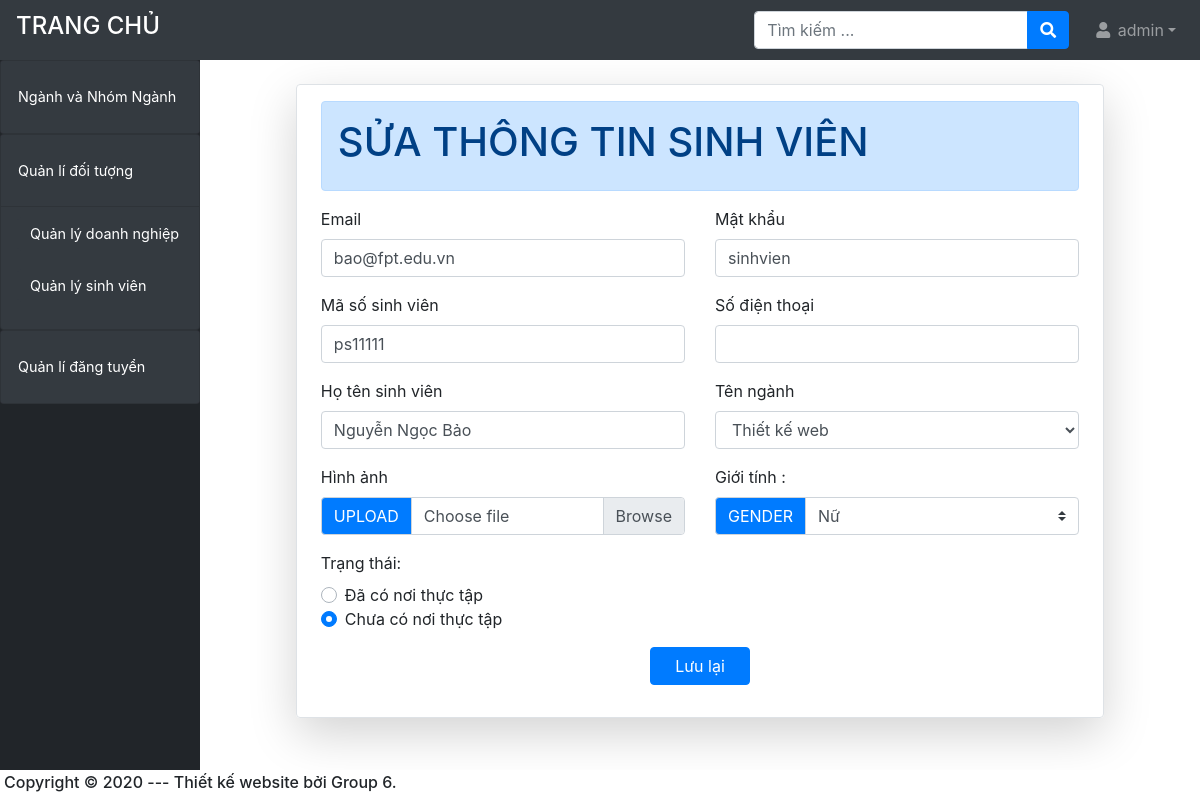
/admin/?ctrl=sinh_vien&act=edit&id_sv=45 (signed in), run on an earlier commit of the app's database.
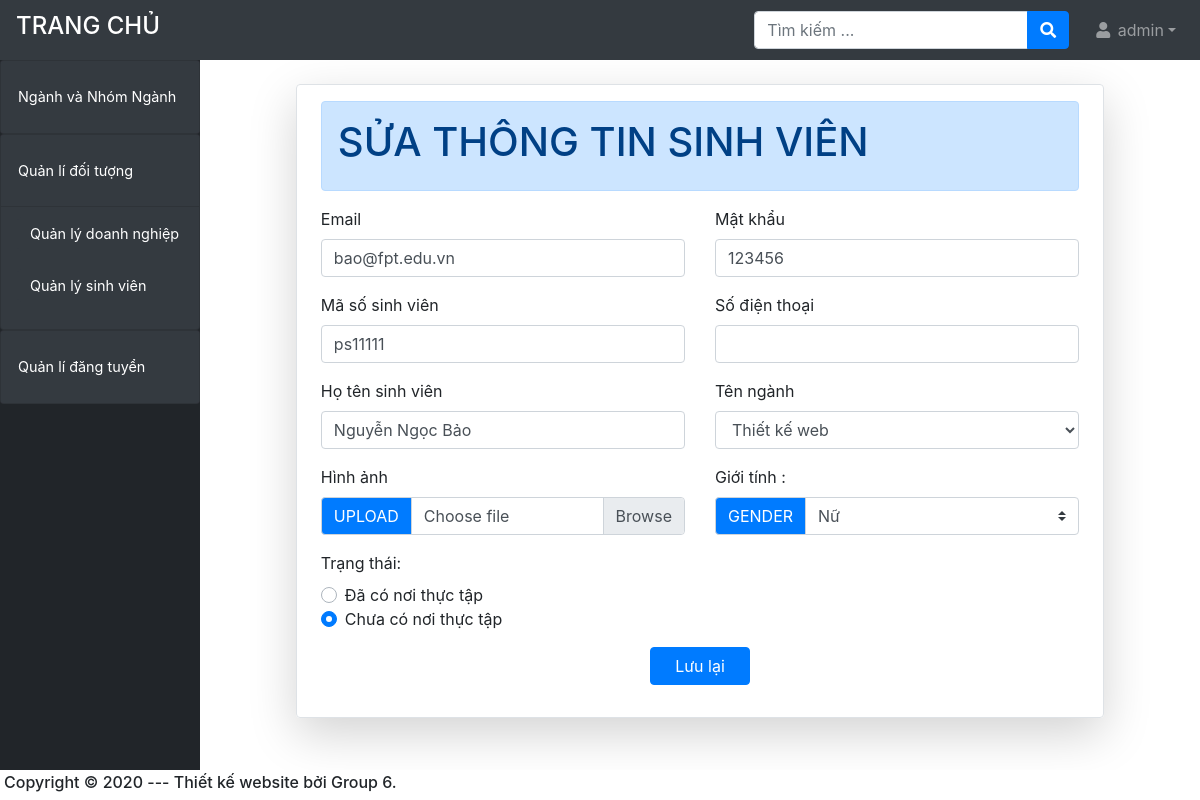
And on a later commit of the database.
### tables this page shows
CREATE TABLE `user` (
  `id_user` int(12) NOT NULL,
  `user` varchar(50) NOT NULL,
  `pass` varchar(30) NOT NULL,
  `email` varchar(200) DEFAULT NULL,
  `chuc_vu` tinyint(1) NOT NULL,
  `kich_hoat` tinyint(1) DEFAULT 0 COMMENT 'dùng để check lần đầu login '
);

### system/database.php (called while the page is built, shortened)
<?php
    function getConnection()  {
        try {
            $conn = new PDO("mysql:host=".HOST_DB.";dbname=".NAME_DB, USER_DB, PASS_DB);
            $conn->setAttribute(PDO::ATTR_ERRMODE, PDO::ERRMODE_EXCEPTION);
            return $conn;
            } catch(PDOException $e) {
            echo "Connection failed: " . $e->getMessage();
            }
        }
    function query($sql)   {
        $conn = getConnection();
        $result = $conn->query($sql);
        return $result;
        }
    function queryOne($sql) {
        $conn = getConnection();
        $result = $conn->query($sql);
        $row = $result->fetch(PDO::FETCH_ASSOC);
        return $row;
    }
?>

### admin/models/sinh_vien.php (called while the page is built, shortened)
<?php require_once('../system/database.php');
function getAllUser()
{
    $sql = "SELECT * from user";
    return query($sql);
}
function getSinhvienByID($id_sv)
{
    $sql = "SELECT * from sinh_vien where id_sv='$id_sv'";
    return queryOne($sql);
}
?>

### admin/views/sinh_vien-edit.php (the view, shortened to what the changed rows need)
<form method="POST" class="col-10 mx-auto border  shadow-lg px-4 py-3  rounded mt-4"
    action="<?= ADMIN_URL ?>/?ctrl=sinh_vien&act=update" enctype="multipart/form-data">
    <div class=" overflow-hidden">
        <div class="alert alert-primary w-100 p-3" role="alert">
            <h1>SỬA THÔNG TIN SINH VIÊN</h1>
        </div>
    </div>
    <div class="row">
        <div class="form-group col-6">
            <label for="">Email</label>
            <?php $ds = getAllUser();
                foreach ($ds as $u) { ?>
            <?php if ($row['id_user'] == $u['id_user']) { ?>
            <input type="email" class="form-control" required id="email" name="email" value="<?= $u['email'] ?>">
            <?php } ?>
            <?php } ?>
        </div>
        <div class="form-group col-6">
            <label for="">Mật khẩu</label>
            <?php $ds = getAllUser();
                foreach ($ds as $u) { ?>
            <?php if ($row['id_user'] == $u['id_user']) { ?>
            <input type="text" class="form-control" required id="email" name="pass" value="<?= $u['pass'] ?>">
            <?php } ?>
            <?php } ?>
        </div>
    </div>
</form>

What changed in the data, as far as the page shows it:
changed user "bao@fpt.edu.vn": pass "sinhvien" → "123456"
